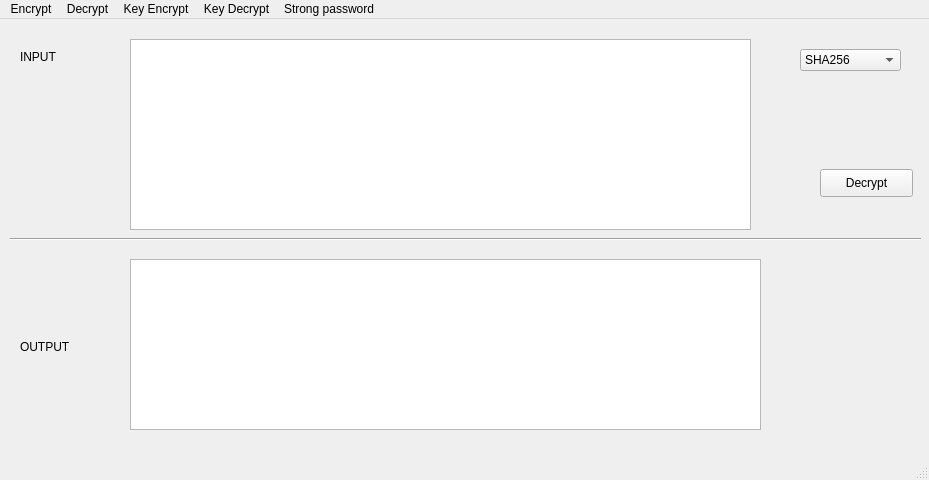
<?xml version="1.0" encoding="UTF-8"?>
<ui version="4.0">
 <class>MainWindow</class>
 <widget class="QMainWindow" name="MainWindow">
  <property name="geometry">
   <rect>
    <x>0</x>
    <y>0</y>
    <width>929</width>
    <height>480</height>
   </rect>
  </property>
  <property name="windowTitle">
   <string>MainWindow</string>
  </property>
  <widget class="QWidget" name="centralwidget">
   <widget class="Line" name="line">
    <property name="geometry">
     <rect>
      <x>10</x>
      <y>210</y>
      <width>911</width>
      <height>20</height>
     </rect>
    </property>
    <property name="orientation">
     <enum>Qt::Horizontal</enum>
    </property>
   </widget>
   <widget class="QLabel" name="label">
    <property name="geometry">
     <rect>
      <x>20</x>
      <y>30</y>
      <width>55</width>
      <height>16</height>
     </rect>
    </property>
    <property name="text">
     <string>INPUT</string>
    </property>
    <property name="scaledContents">
     <bool>false</bool>
    </property>
    <property name="margin">
     <number>0</number>
    </property>
   </widget>
   <widget class="QTextEdit" name="textEdit">
    <property name="geometry">
     <rect>
      <x>130</x>
      <y>20</y>
      <width>621</width>
      <height>191</height>
     </rect>
    </property>
   </widget>
   <widget class="QPushButton" name="pushButton">
    <property name="geometry">
     <rect>
      <x>820</x>
      <y>150</y>
      <width>93</width>
      <height>28</height>
     </rect>
    </property>
    <property name="text">
     <string>Decrypt</string>
    </property>
   </widget>
   <widget class="QLabel" name="label_2">
    <property name="geometry">
     <rect>
      <x>20</x>
      <y>320</y>
      <width>55</width>
      <height>16</height>
     </rect>
    </property>
    <property name="text">
     <string>OUTPUT</string>
    </property>
   </widget>
   <widget class="QTextEdit" name="textEdit_2">
    <property name="geometry">
     <rect>
      <x>130</x>
      <y>240</y>
      <width>631</width>
      <height>171</height>
     </rect>
    </property>
   </widget>
   <widget class="QComboBox" name="comboBox">
    <property name="geometry">
     <rect>
      <x>800</x>
      <y>30</y>
      <width>101</width>
      <height>22</height>
     </rect>
    </property>
    <item>
     <property name="text">
      <string>SHA256</string>
     </property>
    </item>
    <item>
     <property name="text">
      <string>SHA224</string>
     </property>
    </item>
    <item>
     <property name="text">
      <string>SHA512</string>
     </property>
    </item>
    <item>
     <property name="text">
      <string>SHA384</string>
     </property>
    </item>
    <item>
     <property name="text">
      <string>SHA1</string>
     </property>
    </item>
    <item>
     <property name="text">
      <string>SHA3_512</string>
     </property>
    </item>
    <item>
     <property name="text">
      <string>SHA3_384</string>
     </property>
    </item>
    <item>
     <property name="text">
      <string>SHA3_256</string>
     </property>
    </item>
    <item>
     <property name="text">
      <string>SHA3_224</string>
     </property>
    </item>
    <item>
     <property name="text">
      <string>SHAKE256</string>
     </property>
    </item>
    <item>
     <property name="text">
      <string>SHAKE128</string>
     </property>
    </item>
    <item>
     <property name="text">
      <string>SHA512_224</string>
     </property>
    </item>
    <item>
     <property name="text">
      <string>SHA512_256</string>
     </property>
    </item>
    <item>
     <property name="text">
      <string>MD2</string>
     </property>
    </item>
    <item>
     <property name="text">
      <string>MD4</string>
     </property>
    </item>
    <item>
     <property name="text">
      <string>MD5</string>
     </property>
    </item>
    <item>
     <property name="text">
      <string>MD5_SHA1</string>
     </property>
    </item>
    <item>
     <property name="text">
      <string>WHIRLPOOL</string>
     </property>
    </item>
    <item>
     <property name="text">
      <string>RIPEMD_160</string>
     </property>
    </item>
    <item>
     <property name="text">
      <string>BLAKE2S</string>
     </property>
    </item>
    <item>
     <property name="text">
      <string>BLAKE2B</string>
     </property>
    </item>
    <item>
     <property name="text">
      <string>SM3</string>
     </property>
    </item>
    <item>
     <property name="text">
      <string>ADLER32</string>
     </property>
    </item>
    <item>
     <property name="text">
      <string>CR32</string>
     </property>
    </item>
   </widget>
  </widget>
  <widget class="QMenuBar" name="menubar">
   <property name="geometry">
    <rect>
     <x>0</x>
     <y>0</y>
     <width>929</width>
     <height>26</height>
    </rect>
   </property>
   <widget class="QMenu" name="EncryptMenu">
    <property name="title">
     <string>Encrypt</string>
    </property>
   </widget>
   <widget class="QMenu" name="DecryptMenu">
    <property name="title">
     <string>Decrypt</string>
    </property>
   </widget>
   <widget class="QMenu" name="KEncryptMenu">
    <property name="title">
     <string>Key Encrypt</string>
    </property>
   </widget>
   <widget class="QMenu" name="KDecryptMenu">
    <property name="title">
     <string>Key Decrypt</string>
    </property>
   </widget>
   <widget class="QMenu" name="menuStrong_password">
    <property name="title">
     <string>Strong password</string>
    </property>
   </widget>
   <addaction name="EncryptMenu"/>
   <addaction name="DecryptMenu"/>
   <addaction name="KEncryptMenu"/>
   <addaction name="KDecryptMenu"/>
   <addaction name="menuStrong_password"/>
  </widget>
  <widget class="QStatusBar" name="statusbar"/>
 </widget>
 <resources/>
 <connections/>
</ui>
